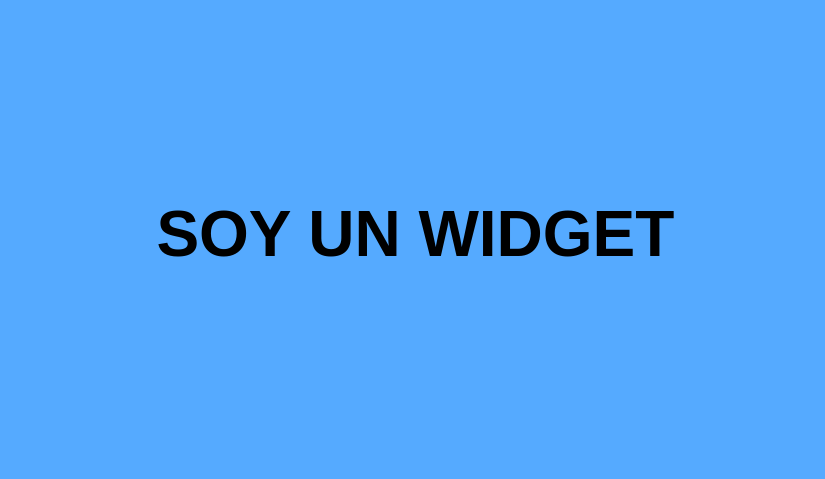
<?xml version="1.0" encoding="UTF-8"?>
<ui version="4.0">
 <class>Form</class>
 <widget class="QWidget" name="Form">
  <property name="geometry">
   <rect>
    <x>0</x>
    <y>0</y>
    <width>825</width>
    <height>479</height>
   </rect>
  </property>
  <property name="windowTitle">
   <string>Form</string>
  </property>
  <property name="styleSheet">
   <string notr="true">background-color: rgb(85, 170, 255);</string>
  </property>
  <widget class="QLabel" name="label">
   <property name="geometry">
    <rect>
     <x>60</x>
     <y>160</y>
     <width>711</width>
     <height>151</height>
    </rect>
   </property>
   <property name="text">
    <string>&lt;html&gt;&lt;head/&gt;&lt;body&gt;&lt;p align=&quot;center&quot;&gt;&lt;span style=&quot; font-size:48pt; font-weight:600;&quot;&gt;SOY UN WIDGET&lt;/span&gt;&lt;/p&gt;&lt;/body&gt;&lt;/html&gt;</string>
   </property>
  </widget>
 </widget>
 <resources/>
 <connections/>
</ui>
